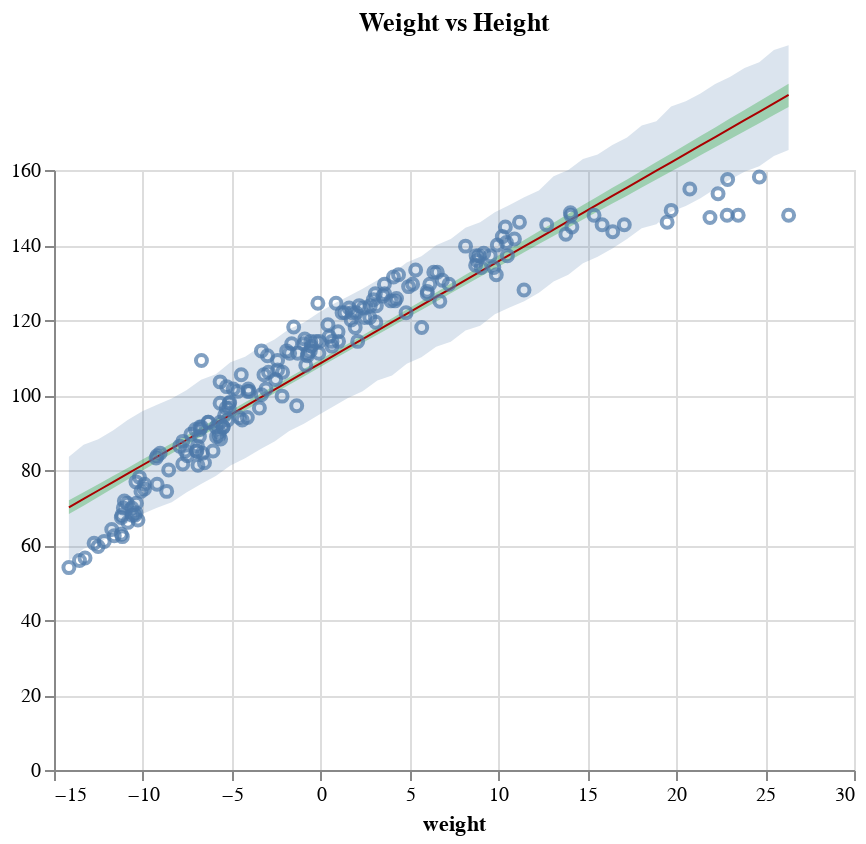

Notebook code for this chart:
### Code cell
compatibility_band = (
    alt.Chart(df)
    .encode(alt.X("weight"))
    .mark_area(opacity=0.3, color="#00AA00")
    .encode(alt.Y("mu_high", axis=alt.Axis(title=None)), alt.Y2("mu_low"))
)

prediction_band = (
    alt.Chart(df)
    .encode(alt.X("weight"))
    .mark_area(opacity=0.2)
    .encode(alt.Y("h_high"), alt.Y2("h_low"))
)

map_line = (
    alt.Chart(df)
    .mark_line(color="#AA0000", strokeWidth=1)
    .encode(x="weight", y="h_map")
)

# alt.layer(compatibility_band, prediction_band, data_chart)
compatibility_band + prediction_band + map_line + data_chart

### Figure 1 — Vega-Lite specification as saved in the notebook (floating-point values rounded to 4 significant figures; data arrays with more than 128 entries replaced by an {"elided": "..."} marker saying what was removed)
{"$schema": "https://vega.github.io/schema/vega-lite/v4.17.0.json", "config": {"view": {"continuousHeight": 300, "continuousWidth": 400}}, "data": {"name": "data-d6f8b03d5c62e10e3020e327925202c0"}, "datasets": {"data-454c572b38d7c63e80695f5cf45ae9c9": {"elided": "192 records"}, "data-d6f8b03d5c62e10e3020e327925202c0": [{"h_high": 83.51, "h_low": 55.77, "h_map": 70.05, "mu_high": 71.96, "mu_low": 68.26, "weight": -14.16}, {"h_high": 86.71, "h_low": 59.02, "h_map": 72.29, "mu_high": 74.05, "mu_low": 70.49, "weight": -13.34}, {"h_high": 88.19, "h_low": 60.35, "h_map": 74.53, "mu_high": 76.21, "mu_low": 72.81, "weight": -12.51}, {"h_high": 90.55, "h_low": 63.06, "h_map": 76.78, "mu_high": 78.37, "mu_low": 75.12, "weight": -11.68}, {"h_high": 93.35, "h_low": 65.94, "h_map": 79.02, "mu_high": 80.56, "mu_low": 77.46, "weight": -10.86}, {"h_high": 95.63, "h_low": 68.29, "h_map": 81.27, "mu_high": 82.78, "mu_low": 79.82, "weight": -10.03}, {"h_high": 97.39, "h_low": 69.95, "h_map": 83.51, "mu_high": 84.94, "mu_low": 82.11, "weight": -9.205}, {"h_high": 99.07, "h_low": 71.39, "h_map": 85.75, "mu_high": 87.1, "mu_low": 84.39, "weight": -8.378}, {"h_high": 101.3, "h_low": 73.99, "h_map": 88.0, "mu_high": 89.22, "mu_low": 86.62, "weight": -7.552}, {"h_high": 104.1, "h_low": 76.29, "h_map": 90.24, "mu_high": 91.4, "mu_low": 88.91, "weight": -6.726}, {"h_high": 105.5, "h_low": 78.41, "h_map": 92.49, "mu_high": 93.63, "mu_low": 91.25, "weight": -5.9}, {"h_high": 108.8, "h_low": 81.19, "h_map": 94.73, "mu_high": 95.8, "mu_low": 93.51, "weight": -5.074}, {"h_high": 110.2, "h_low": 83.12, "h_map": 96.97, "mu_high": 98.08, "mu_low": 95.86, "weight": -4.248}, {"h_high": 112.8, "h_low": 85.5, "h_map": 99.22, "mu_high": 100.3, "mu_low": 98.15, "weight": -3.421}, {"h_high": 114.8, "h_low": 87.63, "h_map": 101.5, "mu_high": 102.5, "mu_low": 100.4, "weight": -2.595}, {"h_high": 117.6, "h_low": 90.38, "h_map": 103.7, "mu_high": 104.8, "mu_low": 102.7, "weight": -1.769}, {"h_high": 119.3, "h_low": 92.36, "h_map": 106.0, "mu_high": 107.0, "mu_low": 105.0, "weight": -0.9428}, {"h_high": 121.9, "h_low": 94.69, "h_map": 108.2, "mu_high": 109.2, "mu_low": 107.2, "weight": -0.1166}, {"h_high": 124.3, "h_low": 96.92, "h_map": 110.4, "mu_high": 111.5, "mu_low": 109.5, "weight": 0.7096}, {"h_high": 126.3, "h_low": 99.21, "h_map": 112.7, "mu_high": 113.7, "mu_low": 111.7, "weight": 1.536}, {"h_high": 128.3, "h_low": 101.0, "h_map": 114.9, "mu_high": 116.0, "mu_low": 113.9, "weight": 2.362}, {"h_high": 130.6, "h_low": 103.8, "h_map": 117.2, "mu_high": 118.2, "mu_low": 116.1, "weight": 3.188}, {"h_high": 132.4, "h_low": 105.2, "h_map": 119.4, "mu_high": 120.5, "mu_low": 118.3, "weight": 4.014}, {"h_high": 135.3, "h_low": 108.3, "h_map": 121.7, "mu_high": 122.8, "mu_low": 120.5, "weight": 4.84}, {"h_high": 137.0, "h_low": 110.0, "h_map": 123.9, "mu_high": 125.1, "mu_low": 122.7, "weight": 5.667}, {"h_high": 140.0, "h_low": 112.9, "h_map": 126.1, "mu_high": 127.4, "mu_low": 124.9, "weight": 6.493}, {"h_high": 141.6, "h_low": 114.2, "h_map": 128.4, "mu_high": 129.7, "mu_low": 127.1, "weight": 7.319}, {"h_high": 144.6, "h_low": 117.2, "h_map": 130.6, "mu_high": 132.1, "mu_low": 129.3, "weight": 8.145}, {"h_high": 146.1, "h_low": 118.5, "h_map": 132.9, "mu_high": 134.3, "mu_low": 131.5, "weight": 8.971}, {"h_high": 148.8, "h_low": 121.6, "h_map": 135.1, "mu_high": 136.6, "mu_low": 133.7, "weight": 9.798}, {"h_high": 150.6, "h_low": 123.3, "h_map": 137.4, "mu_high": 139.0, "mu_low": 135.9, "weight": 10.62}, {"h_high": 152.8, "h_low": 125.0, "h_map": 139.6, "mu_high": 141.3, "mu_low": 138.1, "weight": 11.45}, {"h_high": 154.5, "h_low": 127.3, "h_map": 141.9, "mu_high": 143.6, "mu_low": 140.2, "weight": 12.28}, {"h_high": 158.3, "h_low": 130.2, "h_map": 144.1, "mu_high": 145.9, "mu_low": 142.4, "weight": 13.1}, {"h_high": 160.0, "h_low": 132.0, "h_map": 146.3, "mu_high": 148.3, "mu_low": 144.6, "weight": 13.93}, {"h_high": 162.9, "h_low": 135.1, "h_map": 148.6, "mu_high": 150.7, "mu_low": 146.8, "weight": 14.75}, {"h_high": 164.1, "h_low": 136.9, "h_map": 150.8, "mu_high": 152.9, "mu_low": 148.9, "weight": 15.58}, {"h_high": 166.7, "h_low": 139.1, "h_map": 153.1, "mu_high": 155.3, "mu_low": 151.1, "weight": 16.41}, {"h_high": 168.7, "h_low": 141.6, "h_map": 155.3, "mu_high": 157.5, "mu_low": 153.1, "weight": 17.23}, {"h_high": 171.9, "h_low": 144.4, "h_map": 157.6, "mu_high": 159.8, "mu_low": 155.3, "weight": 18.06}, {"h_high": 173.0, "h_low": 145.5, "h_map": 159.8, "mu_high": 162.2, "mu_low": 157.5, "weight": 18.89}, {"h_high": 177.0, "h_low": 148.9, "h_map": 162.1, "mu_high": 164.4, "mu_low": 159.6, "weight": 19.71}, {"h_high": 178.3, "h_low": 150.4, "h_map": 164.3, "mu_high": 166.7, "mu_low": 161.7, "weight": 20.54}, {"h_high": 180.4, "h_low": 152.4, "h_map": 166.5, "mu_high": 169.1, "mu_low": 163.9, "weight": 21.36}, {"h_high": 182.9, "h_low": 155.0, "h_map": 168.8, "mu_high": 171.4, "mu_low": 166.0, "weight": 22.19}, {"h_high": 184.8, "h_low": 157.4, "h_map": 171.0, "mu_high": 173.7, "mu_low": 168.2, "weight": 23.02}, {"h_high": 187.2, "h_low": 159.5, "h_map": 173.3, "mu_high": 176.0, "mu_low": 170.4, "weight": 23.84}, {"h_high": 188.7, "h_low": 161.0, "h_map": 175.5, "mu_high": 178.3, "mu_low": 172.5, "weight": 24.67}, {"h_high": 192.0, "h_low": 163.7, "h_map": 177.8, "mu_high": 180.7, "mu_low": 174.6, "weight": 25.5}, {"h_high": 193.3, "h_low": 165.4, "h_map": 180.0, "mu_high": 183.0, "mu_low": 176.8, "weight": 26.32}]}, "layer": [{"encoding": {"x": {"field": "weight", "type": "quantitative"}, "y": {"axis": {"title": null}, "field": "mu_high", "type": "quantitative"}, "y2": {"field": "mu_low"}}, "mark": {"color": "#00AA00", "opacity": 0.3, "type": "area"}}, {"encoding": {"x": {"field": "weight", "type": "quantitative"}, "y": {"field": "h_high", "type": "quantitative"}, "y2": {"field": "h_low"}}, "mark": {"opacity": 0.2, "type": "area"}}, {"encoding": {"x": {"field": "weight", "type": "quantitative"}, "y": {"field": "h_map", "type": "quantitative"}}, "mark": {"color": "#AA0000", "strokeWidth": 1, "type": "line"}}, {"data": {"name": "data-454c572b38d7c63e80695f5cf45ae9c9"}, "encoding": {"x": {"field": "weight", "scale": {"domain": [-14.16, 26.32]}, "type": "quantitative"}, "y": {"field": "height", "scale": {"domain": [53.98, 158.1]}, "type": "quantitative"}}, "mark": "point", "title": "Weight vs Height"}]}
